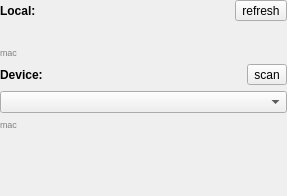
<?xml version="1.0" encoding="UTF-8"?>
<ui version="4.0">
 <class>chanBLClient</class>
 <widget class="QWidget" name="chanBLClient">
  <property name="geometry">
   <rect>
    <x>0</x>
    <y>0</y>
    <width>287</width>
    <height>196</height>
   </rect>
  </property>
  <property name="windowTitle">
   <string>Form</string>
  </property>
  <layout class="QVBoxLayout" name="verticalLayout">
   <property name="leftMargin">
    <number>0</number>
   </property>
   <property name="topMargin">
    <number>0</number>
   </property>
   <property name="rightMargin">
    <number>0</number>
   </property>
   <property name="bottomMargin">
    <number>0</number>
   </property>
   <item>
    <layout class="QHBoxLayout" name="hlyt2">
     <item>
      <widget class="QLabel" name="lbl_local">
       <property name="font">
        <font>
         <weight>75</weight>
         <bold>true</bold>
        </font>
       </property>
       <property name="text">
        <string>Local:</string>
       </property>
      </widget>
     </item>
     <item>
      <widget class="QToolButton" name="btn_refresh">
       <property name="text">
        <string>refresh</string>
       </property>
      </widget>
     </item>
    </layout>
   </item>
   <item>
    <widget class="QLabel" name="lbl_local_name">
     <property name="text">
      <string/>
     </property>
    </widget>
   </item>
   <item>
    <widget class="QLabel" name="lbl_local_mac">
     <property name="sizePolicy">
      <sizepolicy hsizetype="Expanding" vsizetype="Minimum">
       <horstretch>0</horstretch>
       <verstretch>0</verstretch>
      </sizepolicy>
     </property>
     <property name="font">
      <font>
       <family>Arial</family>
       <pointsize>7</pointsize>
      </font>
     </property>
     <property name="styleSheet">
      <string notr="true">color:grey;</string>
     </property>
     <property name="frameShape">
      <enum>QFrame::NoFrame</enum>
     </property>
     <property name="text">
      <string>mac</string>
     </property>
     <property name="textInteractionFlags">
      <set>Qt::NoTextInteraction</set>
     </property>
    </widget>
   </item>
   <item>
    <layout class="QHBoxLayout" name="hlyt1">
     <item>
      <widget class="QLabel" name="lbl_device">
       <property name="font">
        <font>
         <weight>75</weight>
         <bold>true</bold>
        </font>
       </property>
       <property name="text">
        <string>Device:</string>
       </property>
      </widget>
     </item>
     <item>
      <widget class="QToolButton" name="btn_scan">
       <property name="text">
        <string>scan</string>
       </property>
       <property name="checkable">
        <bool>true</bool>
       </property>
      </widget>
     </item>
    </layout>
   </item>
   <item>
    <widget class="QComboBox" name="cmb_device_name"/>
   </item>
   <item>
    <widget class="QLabel" name="lbl_device_mac">
     <property name="sizePolicy">
      <sizepolicy hsizetype="Expanding" vsizetype="Minimum">
       <horstretch>0</horstretch>
       <verstretch>0</verstretch>
      </sizepolicy>
     </property>
     <property name="font">
      <font>
       <family>Arial</family>
       <pointsize>7</pointsize>
      </font>
     </property>
     <property name="styleSheet">
      <string notr="true">color:grey;</string>
     </property>
     <property name="frameShape">
      <enum>QFrame::NoFrame</enum>
     </property>
     <property name="text">
      <string>mac</string>
     </property>
     <property name="textInteractionFlags">
      <set>Qt::NoTextInteraction</set>
     </property>
    </widget>
   </item>
   <item>
    <spacer name="verticalSpacer">
     <property name="orientation">
      <enum>Qt::Vertical</enum>
     </property>
     <property name="sizeHint" stdset="0">
      <size>
       <width>20</width>
       <height>40</height>
      </size>
     </property>
    </spacer>
   </item>
  </layout>
 </widget>
 <resources/>
 <connections/>
</ui>
